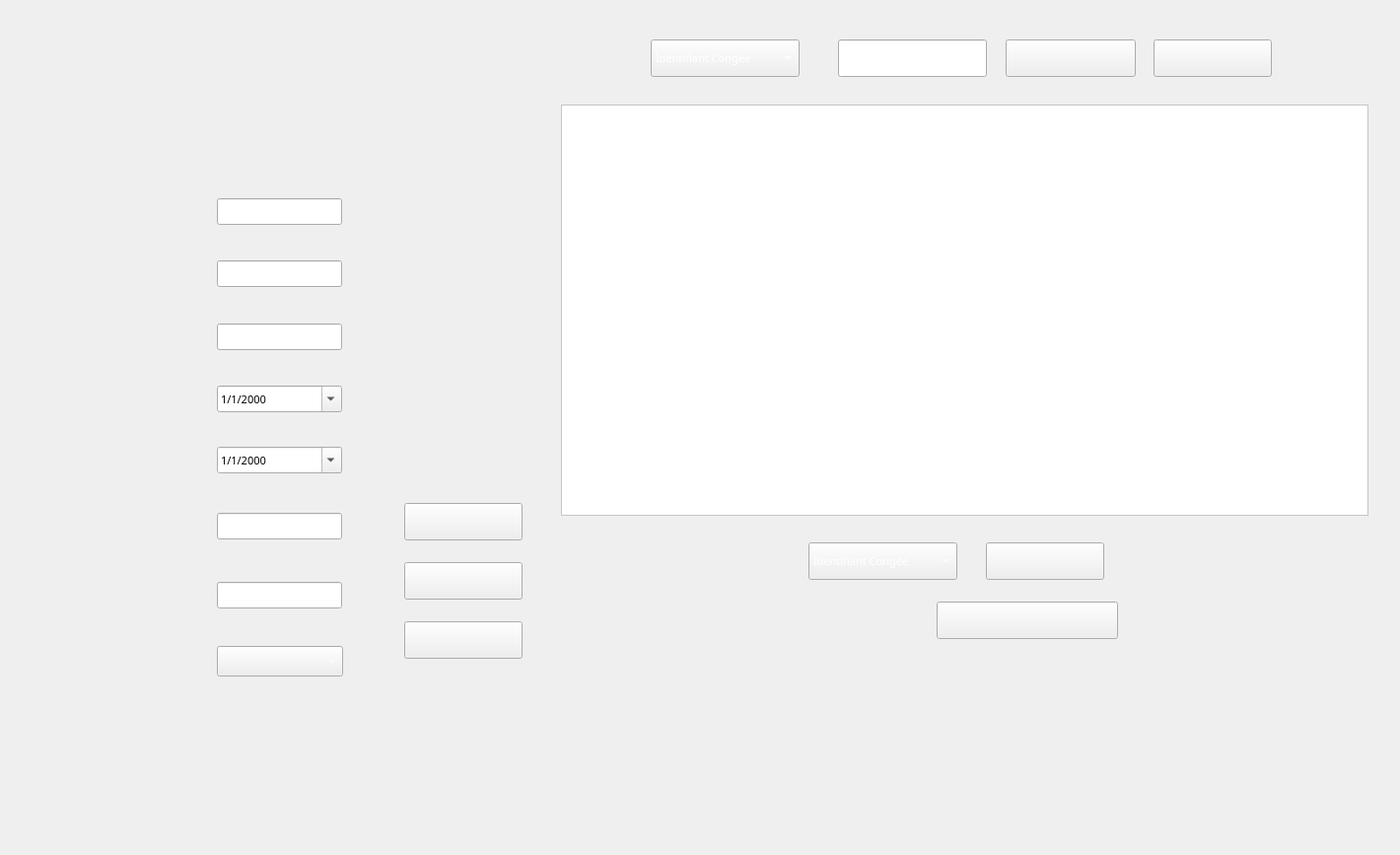
           <widget class="QWidget" name="tab_7">
            <attribute name="title">
             <string>Gestion des congés</string>
            </attribute>
            <widget class="QLineEdit" name="le_prenomc_2">
             <property name="geometry">
              <rect>
               <x>220</x>
               <y>328</y>
               <width>127</width>
               <height>27</height>
              </rect>
             </property>
             <property name="styleSheet">
              <string notr="true">border-image: url(:/img/img/LD.png);
font: 8pt &quot;Junior Prince&quot;;
color: rgb(255, 255, 255);</string>
             </property>
            </widget>
            <widget class="QLineEdit" name="le_idc_2">
             <property name="geometry">
              <rect>
               <x>220</x>
               <y>201</y>
               <width>127</width>
               <height>27</height>
              </rect>
             </property>
             <property name="styleSheet">
              <string notr="true">border-image: url(:/img/img/LD.png);
font: 8pt &quot;Junior Prince&quot;;
color: rgb(255, 255, 255);</string>
             </property>
            </widget>
            <widget class="QLineEdit" name="le_nomc_2">
             <property name="geometry">
              <rect>
               <x>220</x>
               <y>264</y>
               <width>127</width>
               <height>27</height>
              </rect>
             </property>
             <property name="styleSheet">
              <string notr="true">border-image: url(:/img/img/LD.png);
font: 8pt &quot;Junior Prince&quot;;
color: rgb(255, 255, 255);</string>
             </property>
            </widget>
            <widget class="QDateEdit" name="deb_2">
             <property name="geometry">
              <rect>
               <x>220</x>
               <y>391</y>
               <width>127</width>
               <height>27</height>
              </rect>
             </property>
             <property name="font">
              <font>
               <family>Junior Prince</family>
               <pointsize>8</pointsize>
               <weight>50</weight>
               <italic>false</italic>
               <bold>false</bold>
              </font>
             </property>
             <property name="styleSheet">
              <string notr="true"/>
             </property>
             <property name="displayFormat">
              <string>d/M/yyyy</string>
             </property>
             <property name="calendarPopup">
              <bool>true</bool>
             </property>
            </widget>
            <widget class="QLineEdit" name="etat_3">
             <property name="geometry">
              <rect>
               <x>220</x>
               <y>590</y>
               <width>127</width>
               <height>27</height>
              </rect>
             </property>
             <property name="styleSheet">
              <string notr="true">border-image: url(:/img/img/LD.png);
font: 8pt &quot;Junior Prince&quot;;
color: rgb(255, 255, 255);</string>
             </property>
            </widget>
            <widget class="QDateEdit" name="fin_2">
             <property name="geometry">
              <rect>
               <x>220</x>
               <y>453</y>
               <width>127</width>
               <height>27</height>
              </rect>
             </property>
             <property name="font">
              <font>
               <family>Junior Prince</family>
               <pointsize>8</pointsize>
               <weight>50</weight>
               <italic>false</italic>
               <bold>false</bold>
              </font>
             </property>
             <property name="styleSheet">
              <string notr="true"/>
             </property>
             <property name="displayFormat">
              <string>d/M/yyyy</string>
             </property>
             <property name="calendarPopup">
              <bool>true</bool>
             </property>
            </widget>
            <widget class="QLineEdit" name="dur_2">
             <property name="geometry">
              <rect>
               <x>220</x>
               <y>520</y>
               <width>127</width>
               <height>27</height>
              </rect>
             </property>
             <property name="styleSheet">
              <string notr="true">border-image: url(:/img/img/LD.png);
font: 8pt &quot;Junior Prince&quot;;
color: rgb(255, 255, 255);</string>
             </property>
            </widget>
            <widget class="QPushButton" name="envoyerCmail">
             <property name="geometry">
              <rect>
               <x>950</x>
               <y>610</y>
               <width>184</width>
               <height>38</height>
              </rect>
             </property>
             <property name="font">
              <font>
               <family>Junior Prince</family>
               <pointsize>8</pointsize>
               <weight>50</weight>
               <italic>false</italic>
               <bold>false</bold>
              </font>
             </property>
             <property name="styleSheet">
              <string notr="true">border-image: url(:/img/img/envoyermail.png);</string>
             </property>
             <property name="text">
              <string/>
             </property>
            </widget>
            <widget class="QPushButton" name="pb_modifierc_2">
             <property name="geometry">
              <rect>
               <x>410</x>
               <y>570</y>
               <width>120</width>
               <height>38</height>
              </rect>
             </property>
             <property name="font">
              <font>
               <family>Junior Prince</family>
               <pointsize>8</pointsize>
               <weight>50</weight>
               <italic>false</italic>
               <bold>false</bold>
              </font>
             </property>
             <property name="styleSheet">
              <string notr="true">border-image: url(:/img/img/Modifier.png);</string>
             </property>
             <property name="text">
              <string/>
             </property>
            </widget>
            <widget class="QPushButton" name="pb_supprimerc_2">
             <property name="geometry">
              <rect>
               <x>410</x>
               <y>630</y>
               <width>120</width>
               <height>38</height>
              </rect>
             </property>
             <property name="font">
              <font>
               <family>Junior Prince</family>
               <pointsize>8</pointsize>
               <weight>50</weight>
               <italic>false</italic>
               <bold>false</bold>
              </font>
             </property>
             <property name="styleSheet">
              <string notr="true">border-image: url(:/img/img/Supprimer.png);</string>
             </property>
             <property name="text">
              <string/>
             </property>
            </widget>
            <widget class="QPushButton" name="pb_ajouterc_2">
             <property name="geometry">
              <rect>
               <x>410</x>
               <y>510</y>
               <width>120</width>
               <height>38</height>
              </rect>
             </property>
             <property name="font">
              <font>
               <family>Junior Prince</family>
               <pointsize>8</pointsize>
               <weight>50</weight>
               <italic>false</italic>
               <bold>false</bold>
              </font>
             </property>
             <property name="styleSheet">
              <string notr="true">border-image: url(:/img/img/Ajouter.png);</string>
             </property>
             <property name="text">
              <string/>
             </property>
            </widget>
            <widget class="QPushButton" name="affichagec_2">
             <property name="geometry">
              <rect>
               <x>1170</x>
               <y>40</y>
               <width>120</width>
               <height>38</height>
              </rect>
             </property>
             <property name="font">
              <font>
               <family>Junior Prince</family>
               <pointsize>8</pointsize>
               <weight>50</weight>
               <italic>false</italic>
               <bold>false</bold>
              </font>
             </property>
             <property name="styleSheet">
              <string notr="true">border-image: url(:/img/img/Afficher.png);</string>
             </property>
             <property name="text">
              <string/>
             </property>
            </widget>
            <widget class="QComboBox" name="choixR_2">
             <property name="geometry">
              <rect>
               <x>660</x>
               <y>40</y>
               <width>151</width>
               <height>38</height>
              </rect>
             </property>
             <property name="font">
              <font>
               <family>Junior Prince</family>
               <pointsize>8</pointsize>
               <weight>50</weight>
               <italic>false</italic>
               <bold>false</bold>
              </font>
             </property>
             <property name="styleSheet">
              <string notr="true">border-image: url(:/img/img/LD.png);
color: rgb(255, 255, 255);</string>
             </property>
             <item>
              <property name="text">
               <string>Identifiant Congée</string>
              </property>
             </item>
             <item>
              <property name="text">
               <string>Nom</string>
              </property>
             </item>
             <item>
              <property name="text">
               <string>Durée</string>
              </property>
             </item>
            </widget>
            <widget class="QPushButton" name="recherchec_2">
             <property name="geometry">
              <rect>
               <x>1020</x>
               <y>40</y>
               <width>132</width>
               <height>38</height>
              </rect>
             </property>
             <property name="font">
              <font>
               <family>Junior Prince</family>
               <pointsize>8</pointsize>
               <weight>50</weight>
               <italic>false</italic>
               <bold>false</bold>
              </font>
             </property>
             <property name="styleSheet">
              <string notr="true">border-image: url(:/img/img/Rechercher.png);</string>
             </property>
             <property name="text">
              <string/>
             </property>
            </widget>
            <widget class="QLineEdit" name="choix_2">
             <property name="geometry">
              <rect>
               <x>850</x>
               <y>40</y>
               <width>151</width>
               <height>38</height>
              </rect>
             </property>
             <property name="autoFillBackground">
              <bool>false</bool>
             </property>
             <property name="styleSheet">
              <string notr="true">border-image: url(:/img/img/LD.png);
font: 8pt &quot;Junior Prince&quot;;
color: rgb(255, 255, 255);</string>
             </property>
            </widget>
            <widget class="QTableView" name="tabconge_2">
             <property name="geometry">
              <rect>
               <x>569</x>
               <y>106</y>
               <width>819</width>
               <height>417</height>
              </rect>
             </property>
             <property name="styleSheet">
              <string notr="true">background-color: rgb(255, 255, 255);</string>
             </property>
            </widget>
            <widget class="QPushButton" name="TrierC_2">
             <property name="geometry">
              <rect>
               <x>1000</x>
               <y>550</y>
               <width>120</width>
               <height>38</height>
              </rect>
             </property>
             <property name="font">
              <font>
               <family>Junior Prince</family>
               <pointsize>8</pointsize>
               <weight>50</weight>
               <italic>false</italic>
               <bold>false</bold>
              </font>
             </property>
             <property name="styleSheet">
              <string notr="true">border-image: url(:/img/img/Trier.png);</string>
             </property>
             <property name="text">
              <string/>
             </property>
            </widget>
            <widget class="QComboBox" name="choixT_2">
             <property name="geometry">
              <rect>
               <x>820</x>
               <y>550</y>
               <width>151</width>
               <height>38</height>
              </rect>
             </property>
             <property name="font">
              <font>
               <family>Junior Prince</family>
               <pointsize>8</pointsize>
               <weight>50</weight>
               <italic>false</italic>
               <bold>false</bold>
              </font>
             </property>
             <property name="styleSheet">
              <string notr="true">border-image: url(:/img/img/LD.png);
font: 8pt &quot;Junior Prince&quot;;
color: rgb(255, 255, 255);</string>
             </property>
             <item>
              <property name="text">
               <string>Identifiant Congée</string>
              </property>
             </item>
             <item>
              <property name="text">
               <string>Nom</string>
              </property>
             </item>
             <item>
              <property name="text">
               <string>Durée</string>
              </property>
             </item>
            </widget>
            <widget class="QLabel" name="photoCong_2">
             <property name="geometry">
              <rect>
               <x>0</x>
               <y>0</y>
               <width>1411</width>
               <height>858</height>
              </rect>
             </property>
             <property name="text">
              <string/>
             </property>
            </widget>
            <widget class="QComboBox" name="le_id_4">
             <property name="geometry">
              <rect>
               <x>220</x>
               <y>655</y>
               <width>128</width>
               <height>31</height>
              </rect>
             </property>
             <property name="styleSheet">
              <string notr="true">border-image: url(:/img/img/LD.png);
font: 8pt &quot;Junior Prince&quot;;
color: rgb(255, 255, 255);</string>
             </property>
            </widget>
            <zorder>photoCong_2</zorder>
            <zorder>le_prenomc_2</zorder>
            <zorder>le_idc_2</zorder>
            <zorder>le_nomc_2</zorder>
            <zorder>deb_2</zorder>
            <zorder>etat_3</zorder>
            <zorder>fin_2</zorder>
            <zorder>dur_2</zorder>
            <zorder>envoyerCmail</zorder>
            <zorder>pb_modifierc_2</zorder>
            <zorder>pb_supprimerc_2</zorder>
            <zorder>pb_ajouterc_2</zorder>
            <zorder>affichagec_2</zorder>
            <zorder>choixR_2</zorder>
            <zorder>recherchec_2</zorder>
            <zorder>choix_2</zorder>
            <zorder>tabconge_2</zorder>
            <zorder>TrierC_2</zorder>
            <zorder>choixT_2</zorder>
            <zorder>le_id_4</zorder>
           </widget>
